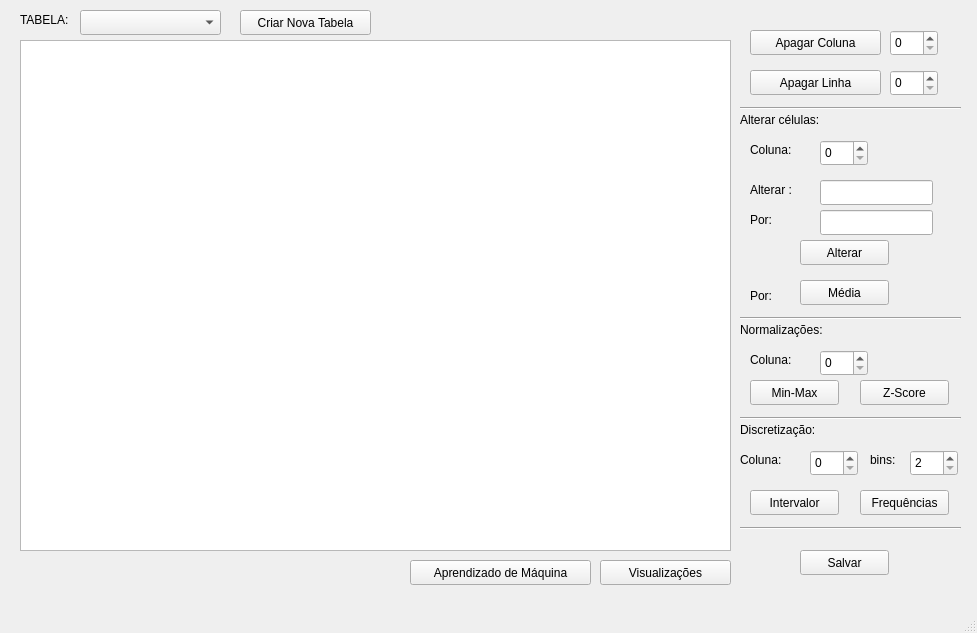
<?xml version="1.0" encoding="UTF-8"?>
<ui version="4.0">
 <class>MainWindow</class>
 <widget class="QMainWindow" name="MainWindow">
  <property name="geometry">
   <rect>
    <x>0</x>
    <y>0</y>
    <width>977</width>
    <height>633</height>
   </rect>
  </property>
  <property name="windowTitle">
   <string>MainWindow</string>
  </property>
  <widget class="QWidget" name="centralwidget">
   <widget class="QTableView" name="tableView">
    <property name="geometry">
     <rect>
      <x>20</x>
      <y>40</y>
      <width>711</width>
      <height>511</height>
     </rect>
    </property>
   </widget>
   <widget class="QComboBox" name="comboBox_table">
    <property name="geometry">
     <rect>
      <x>80</x>
      <y>10</y>
      <width>141</width>
      <height>25</height>
     </rect>
    </property>
   </widget>
   <widget class="QLabel" name="label_8">
    <property name="geometry">
     <rect>
      <x>20</x>
      <y>10</y>
      <width>121</width>
      <height>20</height>
     </rect>
    </property>
    <property name="text">
     <string>TABELA:</string>
    </property>
   </widget>
   <widget class="QPushButton" name="pushButton_save">
    <property name="geometry">
     <rect>
      <x>800</x>
      <y>550</y>
      <width>89</width>
      <height>25</height>
     </rect>
    </property>
    <property name="text">
     <string>Salvar</string>
    </property>
   </widget>
   <widget class="QPushButton" name="pushButton_deleteColumn">
    <property name="geometry">
     <rect>
      <x>750</x>
      <y>30</y>
      <width>131</width>
      <height>25</height>
     </rect>
    </property>
    <property name="text">
     <string>Apagar Coluna</string>
    </property>
   </widget>
   <widget class="QSpinBox" name="spinBox_column">
    <property name="geometry">
     <rect>
      <x>890</x>
      <y>30</y>
      <width>48</width>
      <height>26</height>
     </rect>
    </property>
    <property name="maximum">
     <number>999</number>
    </property>
   </widget>
   <widget class="QPushButton" name="pushButton_deleteRow">
    <property name="geometry">
     <rect>
      <x>750</x>
      <y>70</y>
      <width>131</width>
      <height>25</height>
     </rect>
    </property>
    <property name="text">
     <string>Apagar Linha</string>
    </property>
   </widget>
   <widget class="QSpinBox" name="spinBox_row">
    <property name="geometry">
     <rect>
      <x>890</x>
      <y>70</y>
      <width>48</width>
      <height>26</height>
     </rect>
    </property>
    <property name="maximum">
     <number>999</number>
    </property>
   </widget>
   <widget class="QLabel" name="label_3">
    <property name="geometry">
     <rect>
      <x>740</x>
      <y>110</y>
      <width>231</width>
      <height>20</height>
     </rect>
    </property>
    <property name="text">
     <string>Alterar células:</string>
    </property>
   </widget>
   <widget class="QLabel" name="label_4">
    <property name="geometry">
     <rect>
      <x>750</x>
      <y>140</y>
      <width>121</width>
      <height>20</height>
     </rect>
    </property>
    <property name="text">
     <string>Coluna:</string>
    </property>
   </widget>
   <widget class="QLabel" name="label_6">
    <property name="geometry">
     <rect>
      <x>750</x>
      <y>180</y>
      <width>111</width>
      <height>20</height>
     </rect>
    </property>
    <property name="text">
     <string>Alterar :</string>
    </property>
   </widget>
   <widget class="QLabel" name="label_5">
    <property name="geometry">
     <rect>
      <x>750</x>
      <y>210</y>
      <width>121</width>
      <height>20</height>
     </rect>
    </property>
    <property name="text">
     <string>Por:</string>
    </property>
   </widget>
   <widget class="QLineEdit" name="lineEdit_replace_y">
    <property name="geometry">
     <rect>
      <x>820</x>
      <y>210</y>
      <width>113</width>
      <height>25</height>
     </rect>
    </property>
   </widget>
   <widget class="QLineEdit" name="lineEdit_replace_x">
    <property name="geometry">
     <rect>
      <x>820</x>
      <y>180</y>
      <width>113</width>
      <height>25</height>
     </rect>
    </property>
   </widget>
   <widget class="QPushButton" name="pushButton_replace">
    <property name="geometry">
     <rect>
      <x>800</x>
      <y>240</y>
      <width>89</width>
      <height>25</height>
     </rect>
    </property>
    <property name="text">
     <string>Alterar</string>
    </property>
   </widget>
   <widget class="QSpinBox" name="spinBox_column_replace">
    <property name="geometry">
     <rect>
      <x>820</x>
      <y>140</y>
      <width>48</width>
      <height>26</height>
     </rect>
    </property>
    <property name="maximum">
     <number>999</number>
    </property>
   </widget>
   <widget class="QLabel" name="label_7">
    <property name="geometry">
     <rect>
      <x>750</x>
      <y>280</y>
      <width>121</width>
      <height>31</height>
     </rect>
    </property>
    <property name="text">
     <string>Por:</string>
    </property>
   </widget>
   <widget class="Line" name="line">
    <property name="geometry">
     <rect>
      <x>740</x>
      <y>310</y>
      <width>221</width>
      <height>16</height>
     </rect>
    </property>
    <property name="orientation">
     <enum>Qt::Horizontal</enum>
    </property>
   </widget>
   <widget class="Line" name="line_2">
    <property name="geometry">
     <rect>
      <x>740</x>
      <y>100</y>
      <width>221</width>
      <height>16</height>
     </rect>
    </property>
    <property name="orientation">
     <enum>Qt::Horizontal</enum>
    </property>
   </widget>
   <widget class="QLabel" name="label_9">
    <property name="geometry">
     <rect>
      <x>740</x>
      <y>320</y>
      <width>231</width>
      <height>20</height>
     </rect>
    </property>
    <property name="text">
     <string>Normalizações:</string>
    </property>
   </widget>
   <widget class="QLabel" name="label_10">
    <property name="geometry">
     <rect>
      <x>750</x>
      <y>350</y>
      <width>121</width>
      <height>20</height>
     </rect>
    </property>
    <property name="text">
     <string>Coluna:</string>
    </property>
   </widget>
   <widget class="QSpinBox" name="spinBox_norm">
    <property name="geometry">
     <rect>
      <x>820</x>
      <y>350</y>
      <width>48</width>
      <height>26</height>
     </rect>
    </property>
    <property name="maximum">
     <number>999</number>
    </property>
   </widget>
   <widget class="QPushButton" name="pushButton_minMax">
    <property name="geometry">
     <rect>
      <x>750</x>
      <y>380</y>
      <width>89</width>
      <height>25</height>
     </rect>
    </property>
    <property name="text">
     <string>Min-Max</string>
    </property>
   </widget>
   <widget class="QPushButton" name="pushButton_zScore">
    <property name="geometry">
     <rect>
      <x>860</x>
      <y>380</y>
      <width>89</width>
      <height>25</height>
     </rect>
    </property>
    <property name="text">
     <string>Z-Score</string>
    </property>
   </widget>
   <widget class="Line" name="line_3">
    <property name="geometry">
     <rect>
      <x>740</x>
      <y>410</y>
      <width>221</width>
      <height>16</height>
     </rect>
    </property>
    <property name="orientation">
     <enum>Qt::Horizontal</enum>
    </property>
   </widget>
   <widget class="QPushButton" name="pushButton_newTable">
    <property name="geometry">
     <rect>
      <x>240</x>
      <y>10</y>
      <width>131</width>
      <height>25</height>
     </rect>
    </property>
    <property name="text">
     <string>Criar Nova Tabela</string>
    </property>
   </widget>
   <widget class="Line" name="line_4">
    <property name="geometry">
     <rect>
      <x>740</x>
      <y>520</y>
      <width>221</width>
      <height>16</height>
     </rect>
    </property>
    <property name="orientation">
     <enum>Qt::Horizontal</enum>
    </property>
   </widget>
   <widget class="QLabel" name="label_11">
    <property name="geometry">
     <rect>
      <x>740</x>
      <y>420</y>
      <width>231</width>
      <height>20</height>
     </rect>
    </property>
    <property name="text">
     <string>Discretização:</string>
    </property>
   </widget>
   <widget class="QLabel" name="label_12">
    <property name="geometry">
     <rect>
      <x>740</x>
      <y>450</y>
      <width>121</width>
      <height>20</height>
     </rect>
    </property>
    <property name="text">
     <string>Coluna:</string>
    </property>
   </widget>
   <widget class="QSpinBox" name="spinBox_discret">
    <property name="geometry">
     <rect>
      <x>810</x>
      <y>450</y>
      <width>48</width>
      <height>26</height>
     </rect>
    </property>
    <property name="maximum">
     <number>999</number>
    </property>
   </widget>
   <widget class="QPushButton" name="pushButton_freq">
    <property name="geometry">
     <rect>
      <x>860</x>
      <y>490</y>
      <width>89</width>
      <height>25</height>
     </rect>
    </property>
    <property name="text">
     <string>Frequências</string>
    </property>
   </widget>
   <widget class="QPushButton" name="pushButton_step">
    <property name="geometry">
     <rect>
      <x>750</x>
      <y>490</y>
      <width>89</width>
      <height>25</height>
     </rect>
    </property>
    <property name="text">
     <string>Intervalor</string>
    </property>
   </widget>
   <widget class="QLabel" name="label_13">
    <property name="geometry">
     <rect>
      <x>870</x>
      <y>450</y>
      <width>121</width>
      <height>20</height>
     </rect>
    </property>
    <property name="text">
     <string>bins:</string>
    </property>
   </widget>
   <widget class="QSpinBox" name="spinBox_bins">
    <property name="geometry">
     <rect>
      <x>910</x>
      <y>450</y>
      <width>48</width>
      <height>26</height>
     </rect>
    </property>
    <property name="minimum">
     <number>2</number>
    </property>
   </widget>
   <widget class="QPushButton" name="pushButton_mean">
    <property name="geometry">
     <rect>
      <x>800</x>
      <y>280</y>
      <width>89</width>
      <height>25</height>
     </rect>
    </property>
    <property name="text">
     <string>Média</string>
    </property>
   </widget>
   <widget class="QPushButton" name="pushButton_machine">
    <property name="geometry">
     <rect>
      <x>410</x>
      <y>560</y>
      <width>181</width>
      <height>25</height>
     </rect>
    </property>
    <property name="text">
     <string>Aprendizado de Máquina</string>
    </property>
   </widget>
   <widget class="QPushButton" name="pushButton_views">
    <property name="geometry">
     <rect>
      <x>600</x>
      <y>560</y>
      <width>131</width>
      <height>25</height>
     </rect>
    </property>
    <property name="text">
     <string>Visualizações</string>
    </property>
   </widget>
  </widget>
  <widget class="QMenuBar" name="menubar">
   <property name="geometry">
    <rect>
     <x>0</x>
     <y>0</y>
     <width>977</width>
     <height>22</height>
    </rect>
   </property>
  </widget>
  <widget class="QStatusBar" name="statusbar"/>
 </widget>
 <resources/>
 <connections/>
</ui>
